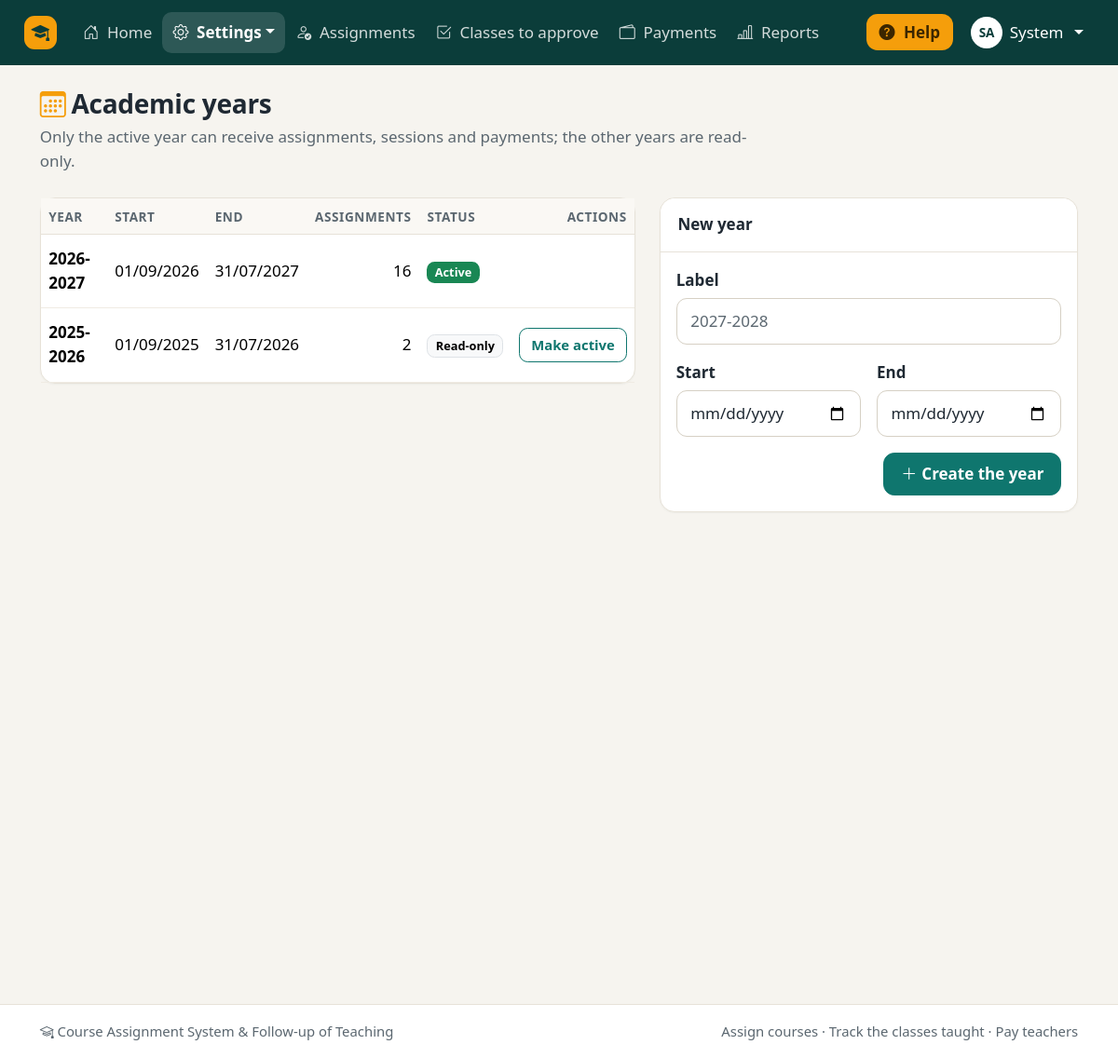
Screenshot of /admin/years.php (signed in) with the database file from the repository.
### tables this page shows
CREATE TABLE users (
    id             INT AUTO_INCREMENT PRIMARY KEY,
    last_name      VARCHAR(80)  NOT NULL,
    first_name     VARCHAR(80)  NOT NULL,
    email          VARCHAR(150) NOT NULL UNIQUE,
    password_hash  VARCHAR(255) NOT NULL,
    role           ENUM('admin','head','teacher','accountant') NOT NULL DEFAULT 'teacher',
    department_id  INT NULL,
    academic_rank  VARCHAR(50) NULL,
    max_load       INT NOT NULL DEFAULT 0,
    phone          VARCHAR(30) NULL,
    is_active      TINYINT(1) NOT NULL DEFAULT 1,
    created_at     DATETIME NOT NULL DEFAULT CURRENT_TIMESTAMP,
    CONSTRAINT fk_user_department FOREIGN KEY (department_id) REFERENCES departments(id) ON DELETE SET NULL
);

CREATE TABLE academic_years (
    id          INT AUTO_INCREMENT PRIMARY KEY,
    label       VARCHAR(9) NOT NULL UNIQUE,
    start_date  DATE NOT NULL,
    end_date    DATE NOT NULL,
    is_active   TINYINT(1) NOT NULL DEFAULT 0
);

### includes/auth.php (called while the page is built, shortened)
<?php
require_once __DIR__ . '/functions.php';
function require_login(): array
{
    $user = current_user();
    return $user;
}
function require_role(array $roles): array
{
    $user = require_login();
    return $user;
}

### admin/years.php (the view, shortened to what this page needs)
<?php
require_once __DIR__ . '/../includes/auth.php';
$user = require_role(['admin']);
$form = ['label' => '', 'start_date' => '', 'end_date' => ''];
$years = db_all(
    'SELECT y.*, (SELECT COUNT(*) FROM assignments a WHERE a.year_id = y.id) AS assignment_count
     FROM academic_years y ORDER BY y.start_date DESC'
);
require __DIR__ . '/../includes/header.php';
?>
<div class="page-header">
    <div>
        <h1><?= icon('calendar3', 'greeting-icon') ?>Academic years</h1>
        <p class="lead-text">Only the active year can receive assignments, sessions and payments; the other years are read-only.</p>
    </div>
</div>
<div class="row g-4">
    <div class="col-lg-7">
        <div class="card">
            <div class="table-responsive">
                <table class="table table-card">
                    <thead><tr><th>Year</th><th>Start</th><th>End</th><th class="num">Assignments</th><th>Status</th><th class="text-end">Actions</th></tr></thead>
                    <tbody>
                    <?php foreach ($years as $y): ?>
                        <tr>
                            <td class="fw-semibold"><?= e($y['label']) ?></td>
                            <td><?= format_date($y['start_date']) ?></td>
                            <td><?= format_date($y['end_date']) ?></td>
                            <td class="num"><?= (int) $y['assignment_count'] ?></td>
                            <td><?= (int) $y['is_active'] ? '<span class="badge text-bg-success">Active</span>' : '<span class="badge text-bg-light border">Read-only</span>' ?></td>
                            <td class="text-end text-nowrap">
                                <?php if (!(int) $y['is_active']): ?>
                                    <form method="post" class="d-inline" data-confirm="Make <?= e($y['label']) ?> the active year?">
                                        <button class="btn btn-sm btn-outline-primary">Make active</button>
                                    </form>
                                <?php endif; ?>
                            </td>
                        </tr>
                    <?php endforeach; ?>
                    </tbody>
                </table>
            </div>
        </div>
    </div>
    <div class="col-lg-5">
        <div class="card">
            <div class="card-header">New year</div>
            <div class="card-body">
                <form method="post" class="row g-3 needs-validation" novalidate>
                    <div class="col-12">
                        <label for="label" class="form-label">Label</label>
                        <input type="text" class="form-control" id="label" name="label" placeholder="2027-2028"
                               value="<?= e($form['label']) ?>" required pattern="\d{4}-\d{4}">
                    </div>
                    <div class="col-6">
                        <label for="start_date" class="form-label">Start</label>
                        <input type="date" class="form-control" id="start_date" name="start_date" value="<?= e($form['start_date']) ?>" required>
                    </div>
                    <div class="col-6">
                        <label for="end_date" class="form-label">End</label>
                        <input type="date" class="form-control" id="end_date" name="end_date" value="<?= e($form['end_date']) ?>"
                               required data-after="#start_date">
                    </div>
                    <div class="col-12 text-end">
                        <button type="submit" class="btn btn-primary"><?= icon('plus-lg') ?>Create the year</button>
                    </div>
                </form>
            </div>
        </div>
    </div>
</div>
<?php require __DIR__ . '/../includes/footer.php'; ?>

### includes/header.php (shortened to what this page needs)
<?php
$user = current_user();
$body_class = $body_class ?? '';
$scriptPath = ltrim(substr($_SERVER['SCRIPT_NAME'] ?? '', strlen(rtrim(BASE_URL, '/'))), '/');
$nav_active = $nav_active ?? $scriptPath;
$teachingMenu = ['My teaching', [
    ['My courses and workload', 'teacher/dashboard.php', 'journal-text'],
    ['My classes', 'teacher/sessions.php', 'clock-history'],
    ['My money', 'teacher/payments.php', 'wallet2'],
], 'person-workspace'];
$menus = [
    'admin' => [
        ['Home', 'admin/dashboard.php', 'house-door'],
        ['Settings', [
            ['Users', 'admin/users.php', 'people'],
            ['Departments', 'admin/departments.php', 'building'],
            ['Courses', 'admin/courses.php', 'journal-bookmark'],
            ['Academic years', 'admin/years.php', 'calendar3'],
            ['Hourly rates', 'admin/rates.php', 'cash-coin'],
        ], 'gear'],
        ['Assignments', 'admin/assignments.php', 'person-check'],
        ['Classes to approve', 'head/sessions_validation.php', 'check2-square'],
        ['Payments', 'accountant/payments.php', 'wallet2'],
        ['Reports', 'admin/reports.php', 'bar-chart-line'],
    ],
    'head' => [
        ['Home', 'head/dashboard.php', 'house-door'],
        ['Assignments', 'head/assignments.php', 'person-check'],
        ['Courses', 'admin/courses.php', 'journal-bookmark'],
        ['Classes to approve', 'head/sessions_validation.php', 'check2-square'],
        ['Reports', 'admin/reports.php', 'bar-chart-line'],
        $teachingMenu,
    ],
    'teacher' => [
        ['Home', 'teacher/dashboard.php', 'house-door'],
        ['My classes', 'teacher/sessions.php', 'clock-history'],
        ['My money', 'teacher/payments.php', 'wallet2'],
    ],
    'accountant' => [
        ['Home', 'accountant/dashboard.php', 'house-door'],
        ['Payments', 'accountant/payments.php', 'wallet2'],
        ['New payment', 'accountant/payment_form.php', 'plus-circle'],
        ['Payment statements', 'accountant/statements.php', 'printer'],
    ],
];
$menu = $user ? ($menus[$user['role']] ?? []) : [];
?>
<!doctype html>
<html lang="en">
<head>
    <link rel="stylesheet" href="<?= e(url('assets/vendor/bootstrap/css/bootstrap.min.css')) ?>">
    <link rel="stylesheet" href="<?= e(url('assets/vendor/bootstrap-icons/bootstrap-icons.min.css')) ?>">
    <link rel="stylesheet" href="<?= e(url('assets/css/style.css')) ?>">
    <link rel="stylesheet" href="<?= e(url('assets/css/print.css')) ?>" media="print">
</head>
<body class="<?= e($body_class) ?>">
<?php if ($user): ?>
<nav class="navbar navbar-expand-xl navbar-dark app-navbar no-print">
    <div class="container-fluid px-lg-4">
        <a class="navbar-brand" href="<?= e(url(dashboard_path($user['role']))) ?>">
            <span class="brand-mark"><?= icon('mortarboard-fill') ?></span>
        </a>
        <div class="collapse navbar-collapse" id="mainNav">
            <ul class="navbar-nav me-auto mb-2 mb-xl-0">
                <?php foreach ($menu as [$label, $target, $iconName]): ?>
                    <?php if (is_array($target)):
                        $isActive = in_array($nav_active, array_column($target, 1), true); ?>
                        <li class="nav-item dropdown">
                            <a class="nav-link dropdown-toggle<?= $isActive ? ' active' : '' ?>" href="#" role="button"
                               data-bs-toggle="dropdown" aria-expanded="false"><?= icon($iconName) ?> <?= e($label) ?></a>
                        </li>
                    <?php else: ?>
                        <li class="nav-item">
                            <a class="nav-link<?= $nav_active === $target ? ' active' : '' ?>"
                               <?= $nav_active === $target ? 'aria-current="page"' : '' ?>
                               href="<?= e(url($target)) ?>"><?= icon($iconName) ?> <?= e($label) ?></a>
                        </li>
                    <?php endif; ?>
                <?php endforeach; ?>
            </ul>
            <div class="d-flex flex-wrap align-items-center gap-2">
                <button type="button" class="btn btn-help" data-bs-toggle="offcanvas" data-bs-target="#helpPanel" aria-controls="helpPanel">
                    <?= icon('question-circle-fill') ?> Help
                </button>
                <div class="dropdown">
                    <a class="nav-link dropdown-toggle text-white user-chip" href="#" role="button" data-bs-toggle="dropdown" aria-expanded="false">
                        <span class="avatar"><?= e(mb_strtoupper(mb_substr($user['first_name'], 0, 1) . mb_substr($user['last_name'], 0, 1))) ?></span>
                        <span><?= e($user['first_name']) ?></span>
                    </a>
                </div>
            </div>
        </div>
    </div>
</nav>
<?php endif; ?>
<main class="<?= $user ? 'container-xl py-4' : 'guest-main' ?>">

### assets/css/style.css (style rules this page uses)
:root { --app-teal: #0f766e; --app-teal-dark: #115e59; --app-teal-deep: #0b3d3a; --app-teal-soft: #e6f4f1; --app-amber: #f59e0b; --app-amber-soft: #fff4dc; --app-ink: #1f2933; --app-muted: #5b6770; --app-bg: #f6f4ef; --app-line: #e7e2d8; --app-radius: 16px; --bs-primary: #0f766e; --bs-primary-rgb: 15, 118, 110; --bs-link-color: #0f766e; --bs-link-color-rgb: 15, 118, 110; --bs-link-hover-color: #115e59; --bs-body-color: #1f2933; --bs-secondary-color: #5b6770; --bs-border-radius: .65rem; --bs-border-radius-lg: .9rem; --bs-focus-ring-color: rgba(15, 118, 110, .3); }
html { font-size: 106.25%; }
body { background: var(--app-bg); color: var(--app-ink); min-height: 100vh; display: flex; flex-direction: column; line-height: 1.55; }
main { flex: 1; }
h1, h2, h3, .h1, .h2, .h3, .h4, .h5 { color: var(--app-ink); letter-spacing: -.01em; }
.btn { font-weight: 600; padding: .55rem 1.05rem; border-radius: .7rem; }
.btn-sm { padding: .35rem .7rem; border-radius: .55rem; font-weight: 600; }
.btn-primary { --bs-btn-bg: #0f766e; --bs-btn-border-color: #0f766e; --bs-btn-hover-bg: #115e59; --bs-btn-hover-border-color: #115e59; --bs-btn-active-bg: #0b4f4a; --bs-btn-active-border-color: #0b4f4a; --bs-btn-disabled-bg: #0f766e; --bs-btn-disabled-border-color: #0f766e; }
.btn-outline-primary { --bs-btn-color: #0f766e; --bs-btn-border-color: #0f766e; --bs-btn-hover-bg: #0f766e; --bs-btn-hover-border-color: #0f766e; --bs-btn-active-bg: #0b4f4a; --bs-btn-active-border-color: #0b4f4a; }
.app-navbar { background: var(--app-teal-deep); padding-top: .55rem; padding-bottom: .55rem; }
.app-navbar .navbar-brand { display: flex; align-items: center; gap: .55rem; font-weight: 700; }
.app-navbar .nav-link { color: rgba(255, 255, 255, .82); border-radius: .6rem; padding: .5rem .65rem !important; font-weight: 500; white-space: nowrap; }
.app-navbar .nav-link.active { color: #fff; background: rgba(255, 255, 255, .14); font-weight: 600; }
.brand-mark { display: inline-flex; align-items: center; justify-content: center; width: 2.1rem; height: 2.1rem; background: var(--app-amber); color: var(--app-teal-deep); font-size: 1.15rem; border-radius: .65rem; }
.btn-help { background: var(--app-amber); color: #3b2600; border: 0; padding: .4rem .8rem; }
.user-chip { display: flex; align-items: center; gap: .45rem; }
.avatar { display: inline-flex; align-items: center; justify-content: center; width: 2rem; height: 2rem; border-radius: 50%; background: #fff; color: var(--app-teal-deep); font-size: .8rem; font-weight: 700; }
.page-header { display: flex; flex-wrap: wrap; align-items: flex-end; justify-content: space-between; gap: 1rem; margin-bottom: 1.5rem; }
.page-header h1 { font-size: 1.65rem; font-weight: 700; margin: 0; }
.page-header .lead-text { color: var(--app-muted); margin: .3rem 0 0; max-width: 46rem; }
.card { border: 1px solid var(--app-line); border-radius: var(--app-radius); box-shadow: 0 1px 2px rgba(31, 41, 51, .04); }
.card-header { background: #fff; font-weight: 700; color: var(--app-ink); border-bottom: 1px solid var(--app-line); padding: .9rem 1.1rem; border-radius: var(--app-radius) var(--app-radius) 0 0 !important; }
.table { --bs-table-bg: transparent; }
.table thead th { font-size: .8rem; text-transform: uppercase; letter-spacing: .04em; color: var(--app-muted); font-weight: 700; white-space: nowrap; background: #faf8f4; border-bottom-color: var(--app-line); }
.table td { vertical-align: middle; padding-top: .75rem; padding-bottom: .75rem; border-color: #efebe3; }
.table .num { text-align: right; white-space: nowrap; font-variant-numeric: tabular-nums; }
.table-card { margin-bottom: 0; }
.badge { font-weight: 600; padding: .4em .65em; border-radius: .5rem; }
.form-label { font-weight: 600; margin-bottom: .35rem; }
.form-control, .form-select { padding: .65rem .85rem; border-color: #d6d0c4; border-radius: .65rem; }

### assets/css/print.css (style rules this page uses)
body { background: #fff !important; font-size: 11pt; color: #000; }
.no-print, .app-navbar, .app-footer, .filters, .btn, .alert-dismissible { display: none !important; }
main.container-xl { max-width: none !important; padding: 0 !important; }
.card, .print-sheet { box-shadow: none !important; padding: 0 !important; }
.table { font-size: 9.5pt; }
.table thead th { background: #eee !important; color: #000; }
tr { page-break-inside: avoid; }
.badge { border: 1px solid #555; color: #000 !important; background: transparent !important; }
a { color: #000; text-decoration: none; }

### rows the page displays
users: first_name+last_name "SA", first_name "System"
academic_years: label "2026-2027", start_date "01/09/2026", end_date "31/07/2027", assignment_count "16", is_active "Active"
academic_years: label "2025-2026", start_date "01/09/2025", end_date "31/07/2026", assignment_count "2", is_active "Read-only"

### other values shown
$label "Home"
$label "Settings"
$label "Assignments"
$label "Classes to approve"
$label "Payments"
$label "Reports"
APP_NAME "Course Assignment System & Follow-up of Teaching"
